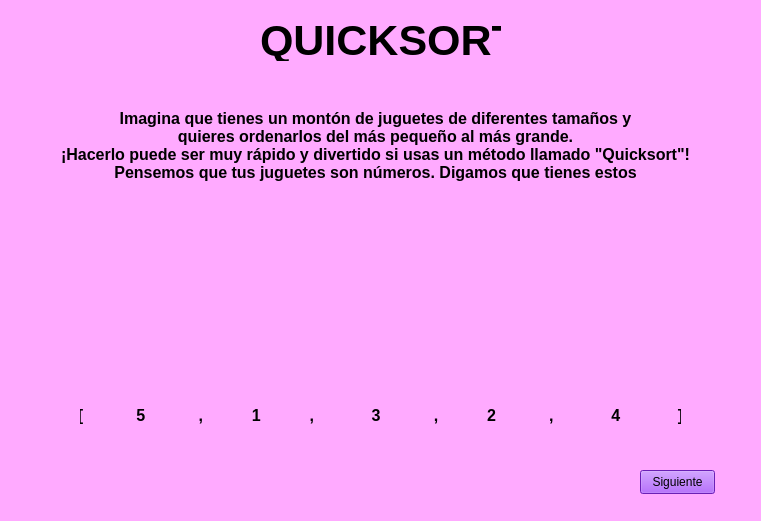
<?xml version="1.0" encoding="UTF-8"?>
<ui version="4.0">
 <class>StackedWidget</class>
 <widget class="QStackedWidget" name="StackedWidget">
  <property name="geometry">
   <rect>
    <x>0</x>
    <y>0</y>
    <width>761</width>
    <height>521</height>
   </rect>
  </property>
  <property name="windowTitle">
   <string>StackedWidget</string>
  </property>
  <property name="styleSheet">
   <string notr="true">background-color:rgb(255, 170, 255)</string>
  </property>
  <property name="currentIndex">
   <number>0</number>
  </property>
  <widget class="QWidget" name="page">
   <widget class="QLabel" name="label">
    <property name="geometry">
     <rect>
      <x>260</x>
      <y>20</y>
      <width>241</width>
      <height>41</height>
     </rect>
    </property>
    <property name="font">
     <font>
      <pointsize>32</pointsize>
      <bold>true</bold>
     </font>
    </property>
    <property name="styleSheet">
     <string notr="true">background-color:transparent;
</string>
    </property>
    <property name="text">
     <string>QUICKSORT</string>
    </property>
   </widget>
   <widget class="QLabel" name="label_2">
    <property name="geometry">
     <rect>
      <x>50</x>
      <y>90</y>
      <width>651</width>
      <height>111</height>
     </rect>
    </property>
    <property name="font">
     <font>
      <pointsize>12</pointsize>
      <bold>true</bold>
     </font>
    </property>
    <property name="text">
     <string>Imagina que tienes un montón de juguetes de diferentes tamaños y 
quieres ordenarlos del más pequeño al más grande. 
¡Hacerlo puede ser muy rápido y divertido si usas un método llamado &quot;Quicksort&quot;!
Pensemos que tus juguetes son números. Digamos que tienes estos</string>
    </property>
    <property name="alignment">
     <set>Qt::AlignmentFlag::AlignCenter</set>
    </property>
   </widget>
   <widget class="QLabel" name="label_3">
    <property name="geometry">
     <rect>
      <x>190</x>
      <y>310</y>
      <width>121</width>
      <height>71</height>
     </rect>
    </property>
    <property name="text">
     <string/>
    </property>
    <property name="pixmap">
     <pixmap>Sources/Images/camion.png</pixmap>
    </property>
    <property name="scaledContents">
     <bool>true</bool>
    </property>
   </widget>
   <widget class="QLabel" name="label_4">
    <property name="geometry">
     <rect>
      <x>440</x>
      <y>300</y>
      <width>151</width>
      <height>81</height>
     </rect>
    </property>
    <property name="text">
     <string/>
    </property>
    <property name="pixmap">
     <pixmap>Sources/Images/carro.png</pixmap>
    </property>
    <property name="scaledContents">
     <bool>true</bool>
    </property>
   </widget>
   <widget class="QLabel" name="label_5">
    <property name="geometry">
     <rect>
      <x>320</x>
      <y>280</y>
      <width>111</width>
      <height>101</height>
     </rect>
    </property>
    <property name="text">
     <string/>
    </property>
    <property name="pixmap">
     <pixmap>Sources/Images/heli.png</pixmap>
    </property>
    <property name="scaledContents">
     <bool>true</bool>
    </property>
   </widget>
   <widget class="QLabel" name="label_6">
    <property name="geometry">
     <rect>
      <x>600</x>
      <y>250</y>
      <width>91</width>
      <height>131</height>
     </rect>
    </property>
    <property name="text">
     <string/>
    </property>
    <property name="pixmap">
     <pixmap>Sources/Images/robot.png</pixmap>
    </property>
    <property name="scaledContents">
     <bool>true</bool>
    </property>
   </widget>
   <widget class="QLabel" name="label_7">
    <property name="geometry">
     <rect>
      <x>60</x>
      <y>220</y>
      <width>121</width>
      <height>161</height>
     </rect>
    </property>
    <property name="text">
     <string/>
    </property>
    <property name="pixmap">
     <pixmap>Sources/Images/muñeca.png</pixmap>
    </property>
    <property name="scaledContents">
     <bool>true</bool>
    </property>
   </widget>
   <widget class="QLabel" name="label_8">
    <property name="geometry">
     <rect>
      <x>80</x>
      <y>390</y>
      <width>601</width>
      <height>51</height>
     </rect>
    </property>
    <property name="font">
     <font>
      <pointsize>12</pointsize>
      <bold>true</bold>
     </font>
    </property>
    <property name="text">
     <string>[            5            ,           1           ,             3            ,           2            ,             4             ]</string>
    </property>
    <property name="alignment">
     <set>Qt::AlignmentFlag::AlignCenter</set>
    </property>
   </widget>
   <widget class="QPushButton" name="btnNext">
    <property name="geometry">
     <rect>
      <x>640</x>
      <y>470</y>
      <width>75</width>
      <height>24</height>
     </rect>
    </property>
    <property name="styleSheet">
     <string notr="true">background-color: rgb(150,45,255)</string>
    </property>
    <property name="text">
     <string>Siguiente</string>
    </property>
   </widget>
  </widget>
  <widget class="QWidget" name="page_2">
   <widget class="QLabel" name="label_9">
    <property name="geometry">
     <rect>
      <x>260</x>
      <y>20</y>
      <width>241</width>
      <height>41</height>
     </rect>
    </property>
    <property name="font">
     <font>
      <pointsize>32</pointsize>
      <bold>true</bold>
     </font>
    </property>
    <property name="styleSheet">
     <string notr="true">background-color:transparent;
</string>
    </property>
    <property name="text">
     <string>QUICKSORT</string>
    </property>
   </widget>
   <widget class="QLabel" name="label_10">
    <property name="geometry">
     <rect>
      <x>100</x>
      <y>80</y>
      <width>581</width>
      <height>71</height>
     </rect>
    </property>
    <property name="font">
     <font>
      <pointsize>12</pointsize>
      <bold>true</bold>
     </font>
    </property>
    <property name="text">
     <string>Primero, escoge un juguete cualquiera del montón para que sea tu &quot;pivote&quot;. 
No importa cuál elijas, ¡cualquiera funciona!
En este caso, escogeremos el de en medio, ¡El numero 3!</string>
    </property>
    <property name="alignment">
     <set>Qt::AlignmentFlag::AlignCenter</set>
    </property>
   </widget>
   <widget class="QLabel" name="label_11">
    <property name="geometry">
     <rect>
      <x>320</x>
      <y>180</y>
      <width>141</width>
      <height>131</height>
     </rect>
    </property>
    <property name="text">
     <string/>
    </property>
    <property name="pixmap">
     <pixmap>Sources/Images/heli.png</pixmap>
    </property>
    <property name="scaledContents">
     <bool>true</bool>
    </property>
   </widget>
   <widget class="QLabel" name="label_12">
    <property name="geometry">
     <rect>
      <x>90</x>
      <y>360</y>
      <width>581</width>
      <height>71</height>
     </rect>
    </property>
    <property name="font">
     <font>
      <pointsize>12</pointsize>
      <bold>true</bold>
     </font>
    </property>
    <property name="text">
     <string>Ahora, lo que haremos es preguntar:
 ¿Los demas juguetes son mas grandes o pequeños que el helicóptero?
Si son mas grandes, se iran a la derecha, si son mas pequeños, a la izquierda.</string>
    </property>
    <property name="alignment">
     <set>Qt::AlignmentFlag::AlignCenter</set>
    </property>
   </widget>
   <widget class="QPushButton" name="btnNext_2">
    <property name="geometry">
     <rect>
      <x>650</x>
      <y>470</y>
      <width>75</width>
      <height>24</height>
     </rect>
    </property>
    <property name="styleSheet">
     <string notr="true">background-color: rgb(150,45,255)</string>
    </property>
    <property name="text">
     <string>Siguiente</string>
    </property>
   </widget>
  </widget>
  <widget class="QWidget" name="page_3">
   <widget class="QLabel" name="label_13">
    <property name="geometry">
     <rect>
      <x>260</x>
      <y>20</y>
      <width>241</width>
      <height>41</height>
     </rect>
    </property>
    <property name="font">
     <font>
      <pointsize>32</pointsize>
      <bold>true</bold>
     </font>
    </property>
    <property name="styleSheet">
     <string notr="true">background-color:transparent;
</string>
    </property>
    <property name="text">
     <string>QUICKSORT</string>
    </property>
   </widget>
   <widget class="QLabel" name="label_14">
    <property name="geometry">
     <rect>
      <x>70</x>
      <y>140</y>
      <width>111</width>
      <height>101</height>
     </rect>
    </property>
    <property name="text">
     <string/>
    </property>
    <property name="pixmap">
     <pixmap>Sources/Images/heli.png</pixmap>
    </property>
    <property name="scaledContents">
     <bool>true</bool>
    </property>
   </widget>
   <widget class="QLabel" name="label_15">
    <property name="geometry">
     <rect>
      <x>430</x>
      <y>340</y>
      <width>111</width>
      <height>101</height>
     </rect>
    </property>
    <property name="text">
     <string/>
    </property>
    <property name="pixmap">
     <pixmap>Sources/Images/heli.png</pixmap>
    </property>
    <property name="scaledContents">
     <bool>true</bool>
    </property>
   </widget>
   <widget class="QLabel" name="label_16">
    <property name="geometry">
     <rect>
      <x>430</x>
      <y>140</y>
      <width>111</width>
      <height>101</height>
     </rect>
    </property>
    <property name="text">
     <string/>
    </property>
    <property name="pixmap">
     <pixmap>Sources/Images/heli.png</pixmap>
    </property>
    <property name="scaledContents">
     <bool>true</bool>
    </property>
   </widget>
   <widget class="QLabel" name="label_17">
    <property name="geometry">
     <rect>
      <x>70</x>
      <y>340</y>
      <width>111</width>
      <height>101</height>
     </rect>
    </property>
    <property name="text">
     <string/>
    </property>
    <property name="pixmap">
     <pixmap>Sources/Images/heli.png</pixmap>
    </property>
    <property name="scaledContents">
     <bool>true</bool>
    </property>
   </widget>
   <widget class="QLabel" name="label_18">
    <property name="geometry">
     <rect>
      <x>190</x>
      <y>80</y>
      <width>121</width>
      <height>161</height>
     </rect>
    </property>
    <property name="text">
     <string/>
    </property>
    <property name="pixmap">
     <pixmap>Sources/Images/muñeca.png</pixmap>
    </property>
    <property name="scaledContents">
     <bool>true</bool>
    </property>
   </widget>
   <widget class="QLabel" name="label_19">
    <property name="geometry">
     <rect>
      <x>190</x>
      <y>370</y>
      <width>121</width>
      <height>71</height>
     </rect>
    </property>
    <property name="text">
     <string/>
    </property>
    <property name="pixmap">
     <pixmap>Sources/Images/camion.png</pixmap>
    </property>
    <property name="scaledContents">
     <bool>true</bool>
    </property>
   </widget>
   <widget class="QLabel" name="label_20">
    <property name="geometry">
     <rect>
      <x>550</x>
      <y>160</y>
      <width>151</width>
      <height>81</height>
     </rect>
    </property>
    <property name="text">
     <string/>
    </property>
    <property name="pixmap">
     <pixmap>Sources/Images/carro.png</pixmap>
    </property>
    <property name="scaledContents">
     <bool>true</bool>
    </property>
   </widget>
   <widget class="QLabel" name="label_21">
    <property name="geometry">
     <rect>
      <x>550</x>
      <y>310</y>
      <width>91</width>
      <height>131</height>
     </rect>
    </property>
    <property name="text">
     <string/>
    </property>
    <property name="pixmap">
     <pixmap>Sources/Images/robot.png</pixmap>
    </property>
    <property name="scaledContents">
     <bool>true</bool>
    </property>
   </widget>
   <widget class="QLabel" name="label_22">
    <property name="geometry">
     <rect>
      <x>30</x>
      <y>250</y>
      <width>331</width>
      <height>51</height>
     </rect>
    </property>
    <property name="font">
     <font>
      <pointsize>12</pointsize>
      <bold>true</bold>
     </font>
    </property>
    <property name="text">
     <string>¿Es mas grande o pequeña la muñeca? 
Mas grande, se va a la derecha.</string>
    </property>
    <property name="alignment">
     <set>Qt::AlignmentFlag::AlignCenter</set>
    </property>
   </widget>
   <widget class="QLabel" name="label_23">
    <property name="geometry">
     <rect>
      <x>410</x>
      <y>250</y>
      <width>331</width>
      <height>51</height>
     </rect>
    </property>
    <property name="font">
     <font>
      <pointsize>12</pointsize>
      <bold>true</bold>
     </font>
    </property>
    <property name="text">
     <string>¿Es mas grande o pequeña la el carro? 
Mas pequeño, se va a la izquierda.</string>
    </property>
    <property name="alignment">
     <set>Qt::AlignmentFlag::AlignCenter</set>
    </property>
   </widget>
   <widget class="QLabel" name="label_24">
    <property name="geometry">
     <rect>
      <x>20</x>
      <y>440</y>
      <width>331</width>
      <height>51</height>
     </rect>
    </property>
    <property name="font">
     <font>
      <pointsize>12</pointsize>
      <bold>true</bold>
     </font>
    </property>
    <property name="text">
     <string>¿Es mas grande o pequeño el camion? 
Mas pequeño, se va a la izquierda.</string>
    </property>
    <property name="alignment">
     <set>Qt::AlignmentFlag::AlignCenter</set>
    </property>
   </widget>
   <widget class="QLabel" name="label_25">
    <property name="geometry">
     <rect>
      <x>370</x>
      <y>440</y>
      <width>331</width>
      <height>51</height>
     </rect>
    </property>
    <property name="font">
     <font>
      <pointsize>12</pointsize>
      <bold>true</bold>
     </font>
    </property>
    <property name="text">
     <string>¿Es mas grande o pequeño el robot? 
Mas grande, se va a la derecha.</string>
    </property>
    <property name="alignment">
     <set>Qt::AlignmentFlag::AlignCenter</set>
    </property>
   </widget>
   <widget class="QPushButton" name="btnNext_3">
    <property name="geometry">
     <rect>
      <x>670</x>
      <y>480</y>
      <width>75</width>
      <height>24</height>
     </rect>
    </property>
    <property name="styleSheet">
     <string notr="true">background-color: rgb(150,45,255)</string>
    </property>
    <property name="text">
     <string>Siguiente</string>
    </property>
   </widget>
  </widget>
  <widget class="QWidget" name="page_4">
   <widget class="QLabel" name="label_26">
    <property name="geometry">
     <rect>
      <x>260</x>
      <y>20</y>
      <width>241</width>
      <height>41</height>
     </rect>
    </property>
    <property name="font">
     <font>
      <pointsize>32</pointsize>
      <bold>true</bold>
     </font>
    </property>
    <property name="styleSheet">
     <string notr="true">background-color:transparent;
</string>
    </property>
    <property name="text">
     <string>QUICKSORT</string>
    </property>
   </widget>
   <widget class="QLabel" name="label_27">
    <property name="geometry">
     <rect>
      <x>470</x>
      <y>290</y>
      <width>121</width>
      <height>161</height>
     </rect>
    </property>
    <property name="text">
     <string/>
    </property>
    <property name="pixmap">
     <pixmap>Sources/Images/muñeca.png</pixmap>
    </property>
    <property name="scaledContents">
     <bool>true</bool>
    </property>
   </widget>
   <widget class="QLabel" name="label_28">
    <property name="geometry">
     <rect>
      <x>190</x>
      <y>370</y>
      <width>151</width>
      <height>81</height>
     </rect>
    </property>
    <property name="text">
     <string/>
    </property>
    <property name="pixmap">
     <pixmap>Sources/Images/carro.png</pixmap>
    </property>
    <property name="scaledContents">
     <bool>true</bool>
    </property>
   </widget>
   <widget class="QLabel" name="label_29">
    <property name="geometry">
     <rect>
      <x>60</x>
      <y>380</y>
      <width>121</width>
      <height>71</height>
     </rect>
    </property>
    <property name="text">
     <string/>
    </property>
    <property name="pixmap">
     <pixmap>Sources/Images/camion.png</pixmap>
    </property>
    <property name="scaledContents">
     <bool>true</bool>
    </property>
   </widget>
   <widget class="QLabel" name="label_30">
    <property name="geometry">
     <rect>
      <x>600</x>
      <y>320</y>
      <width>91</width>
      <height>131</height>
     </rect>
    </property>
    <property name="text">
     <string/>
    </property>
    <property name="pixmap">
     <pixmap>Sources/Images/robot.png</pixmap>
    </property>
    <property name="scaledContents">
     <bool>true</bool>
    </property>
   </widget>
   <widget class="QLabel" name="label_31">
    <property name="geometry">
     <rect>
      <x>350</x>
      <y>350</y>
      <width>111</width>
      <height>101</height>
     </rect>
    </property>
    <property name="text">
     <string/>
    </property>
    <property name="pixmap">
     <pixmap>Sources/Images/heli.png</pixmap>
    </property>
    <property name="scaledContents">
     <bool>true</bool>
    </property>
   </widget>
   <widget class="QLabel" name="label_32">
    <property name="geometry">
     <rect>
      <x>60</x>
      <y>70</y>
      <width>641</width>
      <height>101</height>
     </rect>
    </property>
    <property name="font">
     <font>
      <pointsize>12</pointsize>
      <bold>true</bold>
     </font>
    </property>
    <property name="text">
     <string>Despues de esa primera comparación, nos queda algo asi, pero no esta ordenado, 
vemos que la muñeca es mas grande que el robot, debería ir al ultimo.
Debemos hacer lo mismo que al principio, de los jueguetes que estan a la derecha del 
helicóptero, escogemos uno para hacer la comparación.</string>
    </property>
    <property name="alignment">
     <set>Qt::AlignmentFlag::AlignCenter</set>
    </property>
   </widget>
   <widget class="QLabel" name="label_33">
    <property name="geometry">
     <rect>
      <x>50</x>
      <y>180</y>
      <width>641</width>
      <height>81</height>
     </rect>
    </property>
    <property name="font">
     <font>
      <pointsize>12</pointsize>
      <bold>true</bold>
     </font>
    </property>
    <property name="text">
     <string>En este caso, vamos a comparar al robot y nos preguntamos
 ¿La muñeca es mas pequeña o grande que el robot?
 Es mas grande que el robot, entonces se mueve a la derecha.</string>
    </property>
    <property name="alignment">
     <set>Qt::AlignmentFlag::AlignCenter</set>
    </property>
   </widget>
   <widget class="QPushButton" name="btnNext_4">
    <property name="geometry">
     <rect>
      <x>650</x>
      <y>480</y>
      <width>75</width>
      <height>24</height>
     </rect>
    </property>
    <property name="styleSheet">
     <string notr="true">background-color: rgb(150,45,255)</string>
    </property>
    <property name="text">
     <string>Siguiente</string>
    </property>
   </widget>
  </widget>
  <widget class="QWidget" name="page_5">
   <widget class="QLabel" name="label_34">
    <property name="geometry">
     <rect>
      <x>260</x>
      <y>20</y>
      <width>241</width>
      <height>41</height>
     </rect>
    </property>
    <property name="font">
     <font>
      <pointsize>32</pointsize>
      <bold>true</bold>
     </font>
    </property>
    <property name="styleSheet">
     <string notr="true">background-color:transparent;
</string>
    </property>
    <property name="text">
     <string>QUICKSORT</string>
    </property>
   </widget>
   <widget class="QLabel" name="label_35">
    <property name="geometry">
     <rect>
      <x>200</x>
      <y>180</y>
      <width>151</width>
      <height>81</height>
     </rect>
    </property>
    <property name="text">
     <string/>
    </property>
    <property name="pixmap">
     <pixmap>Sources/Images/carro.png</pixmap>
    </property>
    <property name="scaledContents">
     <bool>true</bool>
    </property>
   </widget>
   <widget class="QLabel" name="label_36">
    <property name="geometry">
     <rect>
      <x>360</x>
      <y>160</y>
      <width>111</width>
      <height>101</height>
     </rect>
    </property>
    <property name="text">
     <string/>
    </property>
    <property name="pixmap">
     <pixmap>Sources/Images/heli.png</pixmap>
    </property>
    <property name="scaledContents">
     <bool>true</bool>
    </property>
   </widget>
   <widget class="QLabel" name="label_37">
    <property name="geometry">
     <rect>
      <x>580</x>
      <y>100</y>
      <width>121</width>
      <height>161</height>
     </rect>
    </property>
    <property name="text">
     <string/>
    </property>
    <property name="pixmap">
     <pixmap>Sources/Images/muñeca.png</pixmap>
    </property>
    <property name="scaledContents">
     <bool>true</bool>
    </property>
   </widget>
   <widget class="QLabel" name="label_38">
    <property name="geometry">
     <rect>
      <x>70</x>
      <y>190</y>
      <width>121</width>
      <height>71</height>
     </rect>
    </property>
    <property name="text">
     <string/>
    </property>
    <property name="pixmap">
     <pixmap>Sources/Images/camion.png</pixmap>
    </property>
    <property name="scaledContents">
     <bool>true</bool>
    </property>
   </widget>
   <widget class="QLabel" name="label_39">
    <property name="geometry">
     <rect>
      <x>480</x>
      <y>130</y>
      <width>91</width>
      <height>131</height>
     </rect>
    </property>
    <property name="text">
     <string/>
    </property>
    <property name="pixmap">
     <pixmap>Sources/Images/robot.png</pixmap>
    </property>
    <property name="scaledContents">
     <bool>true</bool>
    </property>
   </widget>
   <widget class="QLabel" name="label_40">
    <property name="geometry">
     <rect>
      <x>70</x>
      <y>280</y>
      <width>641</width>
      <height>101</height>
     </rect>
    </property>
    <property name="font">
     <font>
      <pointsize>12</pointsize>
      <bold>true</bold>
     </font>
    </property>
    <property name="text">
     <string>Y LISTO; YA HEMOS TERMINADO DE ORDENAR LOS JUGUETES!!!
Te gustó?</string>
    </property>
    <property name="alignment">
     <set>Qt::AlignmentFlag::AlignCenter</set>
    </property>
   </widget>
   <widget class="QPushButton" name="btnTerminado">
    <property name="geometry">
     <rect>
      <x>290</x>
      <y>400</y>
      <width>211</width>
      <height>71</height>
     </rect>
    </property>
    <property name="font">
     <font>
      <pointsize>22</pointsize>
      <bold>true</bold>
     </font>
    </property>
    <property name="styleSheet">
     <string notr="true">background-color:rgb(164, 12, 184)</string>
    </property>
    <property name="text">
     <string>TERMINADO</string>
    </property>
   </widget>
  </widget>
 </widget>
 <resources/>
 <connections/>
</ui>
